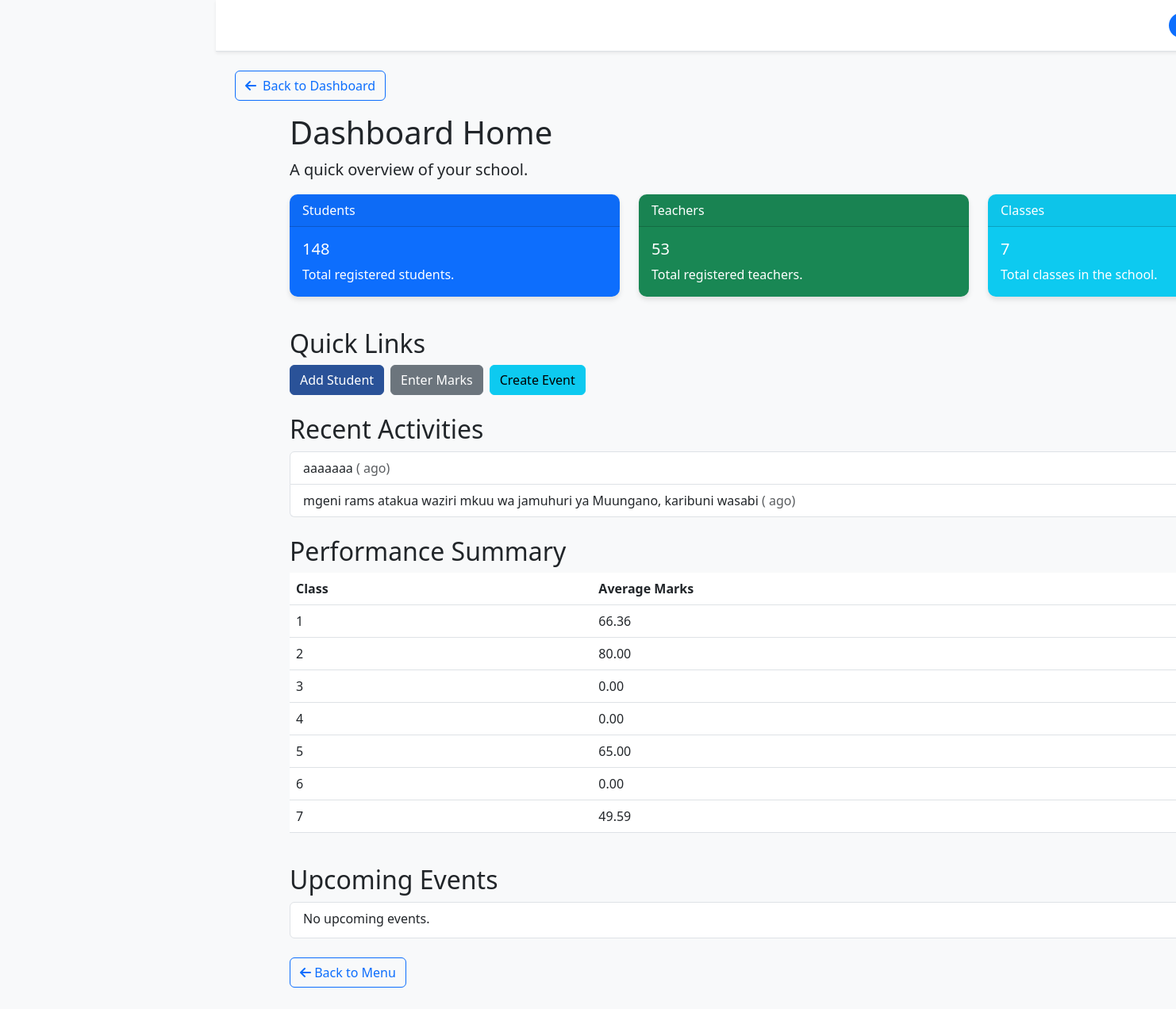
Page /primary_dashboard/home/ (signed in) on the committed database.
### primary_dashboard/models.py (models this page shows, shortened)
class Event(models.Model):
    EVENT_TYPES = [
        ('graduation', 'Graduation'),
        ('meeting', 'Parent-Teacher Meeting'),
        ('sports', 'Sports Event'),
        ('cultural', 'Cultural Event'),
        ('exam', 'Exam Related'),
        ('holiday', 'Holiday/Closure'),
        ('Others', 'others'),
    ]
    title = models.CharField(max_length=255)
    description = models.TextField()
    date = models.DateField()
    time = models.TimeField(null=True, blank=True)
    location = models.CharField(max_length=255, blank=True)
    event_type = models.CharField(max_length=20, choices=EVENT_TYPES, default='other')
    created_by = models.ForeignKey(settings.AUTH_USER_MODEL, on_delete=models.SET_NULL, null=True)
    created_at = models.DateTimeField(auto_now_add=True)

### primary_dashboard/views.py (the view)
# urls.py: path('home/', home, name='home'),
@login_required
def home(request):
    teacher_count = Teacher.objects.count()
    student_count = Student.objects.count()
    class_count = Class.objects.count()
    try:
        from .models import Event
        recent_activities = Event.objects.all().order_by('-date')[:6]
    except Exception:
        recent_activities = []
    class_performance = []
    classes = Class.objects.all()
    for c in classes:
        avg = Mark.objects.filter(student__current_class=c).aggregate(avg=Avg('score'))['avg']
        class_performance.append({
            'class_name': getattr(c, 'name', str(c)),
            'average_marks': avg or 0
        })
    from datetime import date
    try:
        upcoming_events = Event.objects.filter(date__gte=date.today()).order_by('date')[:5]
    except Exception:
        upcoming_events = []
    context = {
        'teacher_count': teacher_count,
        'student_count': student_count,
        'class_count': class_count,
        'recent_activities': recent_activities,
        'class_performance': class_performance,
        'upcoming_events': upcoming_events,
    }
    return render(request, 'primary_dashboard/home.html', context)

### primary_dashboard/context_processors.py (called while the page is built)
def classes_context(request):
    classes = Class.objects.all()
    return {'classes': classes}

def teacher_context(request):
    teachers = User.objects.filter(groups__name='Teachers')
    total_teachers = teachers.count()
    return {
        'teachers': teachers,
        'total_teachers': total_teachers
    }

def unread_notifications(request):
    if not request.user.is_authenticated:
        return {'unread_notifications': 0, 'primary_unread': 0, 'secondary_unread': 0}
    try:
        from .models import Notification as PrimaryNotification
        from secondary_dashboard.models import Notification as SecondaryNotification
        primary_unread = PrimaryNotification.objects.filter(is_active=True).exclude(read_by=request.user).count()
        secondary_unread = SecondaryNotification.objects.filter(is_active=True).exclude(read_by=request.user).count()
        total = primary_unread + secondary_unread
    except Exception:
        primary_unread = 0
        secondary_unread = 0
        total = 0
    return {
        'unread_notifications': total,
        'primary_unread': primary_unread,
        'secondary_unread': secondary_unread,
    }

### primary_dashboard/models.py (called while the page is built)
    def __str__(self):
        return self.get_name_display()

### secondary_dashboard/context_processors.py (called while the page is built)
def secondary_teachers(request):
    teachers = Teacher.objects.filter(school_level='secondary').order_by('first_name', 'last_name')
    return {'secondary_teachers': teachers}

### primary_dashboard/templates/primary_dashboard/home.html
{% extends 'primary_dashboard/base.html' %}
{% load static %}
{% block content %}
<div class="container">
    <h1 data-en="Dashboard Home" data-sw="Nyumbani">Dashboard Home</h1>
    <p class="lead" data-en="A quick overview of your school." data-sw="Muhtasari wa haraka wa shule yako.">A quick overview of your school.</p>
    <div class="row">
        <div class="col-md-4">
            <div class="card text-white bg-primary mb-3">
                <div class="card-header">Students</div>
                <div class="card-body">
                    <h5 class="card-title">{{ student_count }}</h5>
                    <p class="card-text">Total registered students.</p>
                </div>
            </div>
        </div>
        <div class="col-md-4">
            <div class="card text-white bg-success mb-3">
                <div class="card-header">Teachers</div>
                <div class="card-body">
                    <h5 class="card-title">{{ teacher_count }}</h5>
                    <p class="card-text">Total registered teachers.</p>
                </div>
            </div>
        </div>
        <div class="col-md-4">
            <div class="card text-white bg-info mb-3">
                <div class="card-header">Classes</div>
                <div class="card-body">
                    <h5 class="card-title">{{ class_count }}</h5>
                    <p class="card-text">Total classes in the school.</p>
                </div>
            </div>
        </div>
    </div>
    <div class="row mt-4">
        <div class="col">
            <h2>Quick Links</h2>
            <div class="d-flex gap-2">
                <a href="{% url 'primary_dashboard:students' %}" class="btn btn-primary">Add Student</a>
                <a href="{% url 'primary_dashboard:marks_select' %}" class="btn btn-secondary">Enter Marks</a>
                <a href="{% url 'primary_dashboard:create_event' %}" class="btn btn-info">Create Event</a>
            </div>
        </div>
    </div>
    <div class="row mt-4">
        <div class="col">
            <h2>Recent Activities</h2>
            <ul class="list-group">
                {% for activity in recent_activities %}
                    <li class="list-group-item">{{ activity.description }} <span class="text-muted">({{ activity.timestamp|timesince }} ago)</span></li>
                {% empty %}
                    <li class="list-group-item">No recent activities.</li>
                {% endfor %}
            </ul>
        </div>
    </div>
    <div class="row mt-4">
        <div class="col">
            <h2>Performance Summary</h2>
            <table class="table">
                <thead>
                    <tr>
                        <th>Class</th>
                        <th>Average Marks</th>
                    </tr>
                </thead>
                <tbody>
                    {% for performance in class_performance %}
                        <tr>
                            <td>{{ performance.class_name }}</td>
                            <td>{{ performance.average_marks|floatformat:2 }}</td>
                        </tr>
                    {% endfor %}
                </tbody>
            </table>
        </div>
    </div>
    <div class="row mt-4">
        <div class="col">
            <h2>Upcoming Events</h2>
            <div class="list-group">
                {% for event in upcoming_events %}
                    <a href="{% url 'primary_dashboard:events_list' %}" class="list-group-item list-group-item-action">
                        <div class="d-flex w-100 justify-content-between">
                            <h5 class="mb-1">{{ event.title }}</h5>
                            <small>{{ event.date|date:"D, d M Y" }}</small>
                        </div>
                        <p class="mb-1">{{ event.description|truncatewords:20 }}</p>
                    </a>
                {% empty %}
                    <div class="list-group-item">
                        <p class="mb-1">No upcoming events.</p>
                    </div>
                {% endfor %}
            </div>
        </div>
    </div>
    <div class="row mt-4">
        <div class="col">
            <a href="{% url 'primary_dashboard:dashboard' %}" class="btn btn-outline-primary mb-3">
                <i class="fas fa-arrow-left"></i> Back to Menu
            </a>
        </div>
    </div>
</div>
{% endblock %}

### base/static/base/primary_dashboard_base.css (style rules this page uses)
body { background-color: #f8f9fa; }
.card { border: none; border-radius: 10px; box-shadow: 0 4px 6px rgba(0, 0, 0, 0.1); transition: transform 0.3s ease; }
.btn-primary { background-color: #2a5298; border-color: #2a5298; }

### rows in the picture
Event: description "aaaaaaa"
Event: description "mgeni rams atakua waziri mkuu wa jamuhuri ya Muungano, karibuni wasabi"

### other values in the picture
{{ student_count }} "148"
{{ teacher_count }} "53"
{{ class_count }} "7"
{{ performance.class_name }} "1" "2" "3" "4" "5" "6" "7"
{{ performance.average_marks|floatformat:2 }} "66.36" "80.00" "0.00" "0.00" "65.00" "0.00" "49.59"
